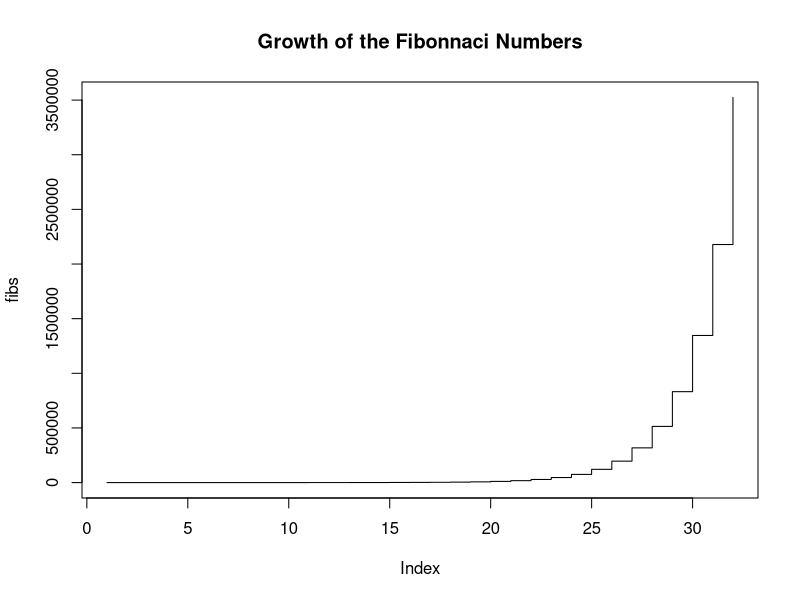

Source code (R): (Note: this script raises an error after producing the figure.)
## ---- chunk 1
fibs <- c(1, 2)
n <- 2 # length of fibs
x <- fibs[1] + fibs[2] # value of the next Fibonacci number
while (x < 4e6) {
  n <- n + 1
  fibs <- c(fibs, x)
  x <- fibs[n-1] + fibs[n]
}
fibs
## ---- chunk 2
s <- sum(fibs[fibs %% 2 == 0])
s
## ---- chunk 3
plot(fibs, type = "s", main = "Growth of the Fibonnaci Numbers")
## ---- chunk 4
knitr::include_graphics("Literate_Programming_with_LaTeX.pdf")
